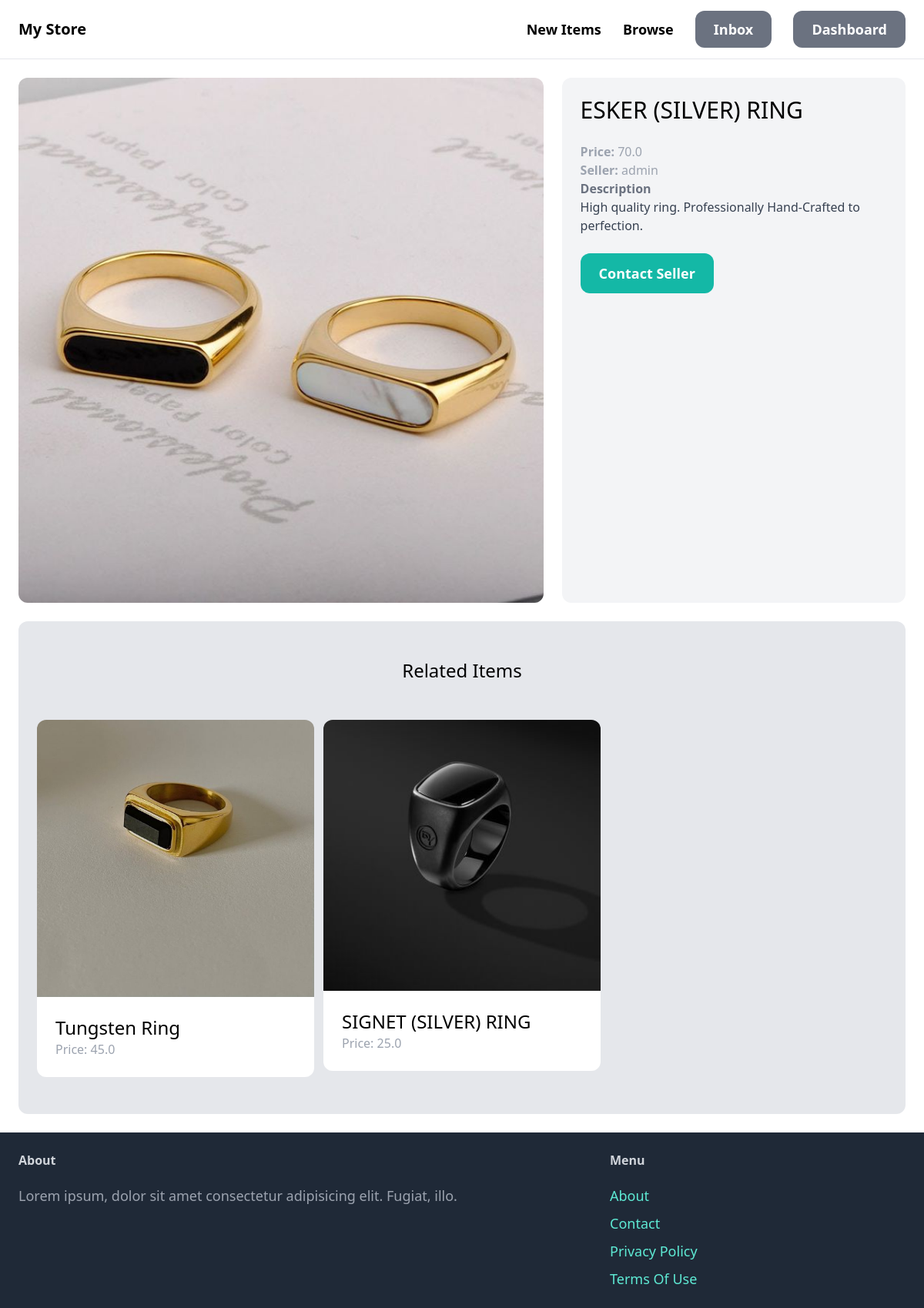
Screenshot of /items/3/ with the database file from the repository.
### item/models.py (models this page shows, shortened)
class Item(models.Model):
    category = models.ForeignKey(Category, related_name='item', on_delete=models.CASCADE)
    name = models.CharField(max_length=255)
    description = models.TextField(blank=True, null=True)
    price = models.FloatField()
    is_sold = models.BooleanField(default=False)
    image = models.ImageField(upload_to='item_images', blank=True, null=True)
    created_by = models.ForeignKey(User, related_name='items', on_delete=models.CASCADE)

### item/views.py (the view)
# urls.py: path('<int:pk>/', views.detail, name='detail'),
def detail(request, pk):
    item = get_object_or_404(Item, pk=pk)
    related_items = Item.objects.filter(category= item.category, is_sold = False).exclude(pk=pk)[0:3]
    return render (request, 'item/detail.html', {
        'item':item,
        'related_items':related_items
    })

### item/templates/item/detail.html (shortened to what this page needs)
{% extends 'core/base.html' %}
{% block content %}
<div class="grid grid-cols-5 gap-6">
    <div class="col-span-3">
        <img src="{{ item.image.url }}" class="rounded-xl">
    </div>
    <div class="col-span-2 p-6 bg-gray-100 rounded-xl">
        <h1 class="mb-6 text-3xl">{{ item.name }}</h1>
        <p class="text-gray-400"><strong>Price: </strong>{{ item.price }}</p>
        <p class="text-gray-400"><strong>Seller: </strong>{{ item.created_by }}</p>
    {% if item.description %}
    <p class="text-gray-700">
        <strong class="text-gray-500">Description</strong><br>
        {{ item.description }}
    </p>
    {% endif %}
    <a href="#" class="inline-block mt-6 px-6 py-3 text-lg font-semibold bg-teal-500 text-white rounded-xl hover:bg-teal-700 ">Contact Seller</a>
</div>
</div>
<div class="mt-6 px-6 py-12 bg-gray-200 rounded-xl">
    <h2 class="mb-12 text-2xl text-center">Related Items</h2>
    <div class="grid grid-cols-3 gap-3">
        {% for item in related_items %}
        <div>
            <a href="{% url 'item:detail' item.id %}">
                <div>
                    <img src="{{ item.image.url }}" class="rounded-t-xl">
                </div>
                <div class="p-6 bg-white rounded-b-xl">
                    <h2 class="text-2xl">{{ item.name }}</h2>
                    <p class="text-gray-400">Price: {{ item.price }}</p>
                </div>
            </a>
        </div>
        {% endfor %}
    </div>
</div>
{% endblock %}

### rows the page displays
Item: image (picture), name "ESKER (SILVER) RING", price "70.0", created_by "admin", description "High quality ring. Professionally Hand-Crafted to perfection."
Item: image (picture), name "Tungsten Ring", price "45.0"
Item: image (picture), name "SIGNET (SILVER) RING", price "25.0"
